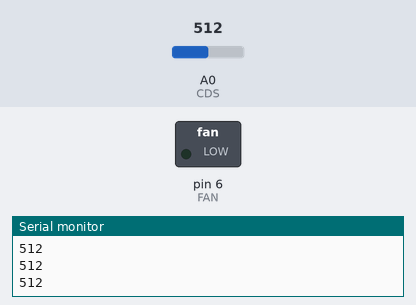
This sketch was run on a simulated Arduino Uno, built with avr-gcc and run on an emulated ATmega328P. Shown: switched loads named in the sketch (green lamp = pin HIGH), the last lines printed to the serial monitor. The test bench sets the inputs (shaded band); at power-on: A0 (CDS) = 512.

Above: at 1.2 s.
1.3 s: A0 (CDS) set to 314
2.8 s: A0 (CDS) set to 286
At 3.3 s:
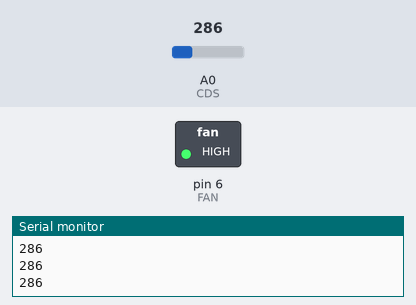
Timing chart, 0 to 5.8 s (numbered marks = the images above; inputs shaded):
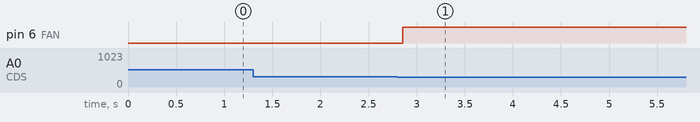

Measured:
- the behaviour switches between 300 and 299 on A0 (CDS) (found by bisection; images 0 and 1)
- after the input at 2.8 s, pin 6 (FAN): LOW → HIGH after 0.05 s

The sketch:

pwm_control.ino
```cpp
const int CDS=A0;
const int FAN=6;
//For PNP transistor, output signal is reversed.

void setup() {

  Serial.begin(9600);

  pinMode(CDS,INPUT);
  pinMode(FAN,OUTPUT);
}

void loop() {
  int CDS=analogRead(CDS);
  analogWrite(FAN,0);

  if(CDS>=300)
  {
    analogWrite(FAN,0);
  }
  else
  {
    analogWrite(FAN,255);
  }
  Serial.println(CDS);
}
```
